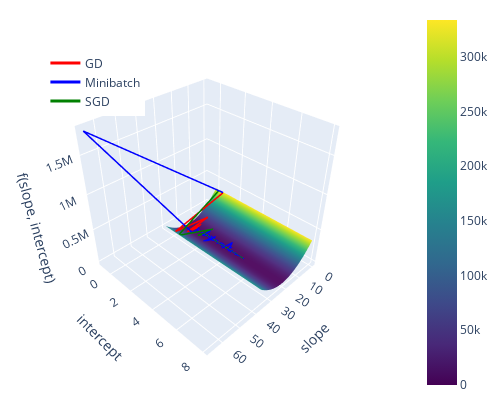

The notebook cell saved with this chart:
### Code cell
vx_data = np.linspace(0, 35, 50)   # slope space
vy_data = np.linspace(0, 8, 50)   # intercept space
vx_mesh, vy_mesh = np.meshgrid(vx_data, vy_data, indexing="xy")
z_data = np.sum([(vx_mesh*x + vy_mesh - y)**2 for x, y in inputs], axis=0)/(len(inputs))
# print(np.shape(z_data))


fig = go.Figure(data=[go.Surface(z=z_data, x=vx_data, y=vy_data,
                                 colorscale="Viridis")])

offset = 1000 
start = 0
# print(np.shape(theta_history[start:, 0]))
z_gradient_descent_history = np.mean(
  [(theta_history[start:, 0]*x + theta_history[start:, 1] - y)**2 for x, y in inputs], 
  axis=0)
# print(np.shape(z_gradient_descent_history))
fig.add_trace(go.Scatter3d(x=theta_history[start:, 0], y=theta_history[start:, 1], 
                           z=z_gradient_descent_history + offset,
                           mode="lines",
                           line={"color": "red", "width": 3}, name="GD"))

z_minibatch_history = np.mean(
  [(theta_minibatch_history[start:, 0]*x + theta_minibatch_history[start:, 1] - y)**2 for x, y in inputs],
  axis=0)
fig.add_trace(go.Scatter3d(x=theta_minibatch_history[start:, 0], y=theta_minibatch_history[start:, 1],
                           z=z_minibatch_history + offset,
                           mode="lines",
                           line={"color": "blue", "width": 3}, name="Minibatch"))

z_sgd_history = np.mean(
  [(theta_sgd_history[start:, 0]*x + theta_sgd_history[start:, 1] - y)**2 for x, y in inputs],
  axis=0)
fig.add_trace(go.Scatter3d(x=theta_sgd_history[start:, 0], y=theta_sgd_history[start:, 1],
                           z=z_sgd_history + offset,
                           mode="lines",
                           line={"color": "green", "width": 3}, name="SGD"))

r = 1.6
camera = {"eye": {"x": r, "y": r, "z": r}}
fig.update_layout(autosize=False, width=500, height=400,
                  scene={"xaxis_title": "slope",
                         "yaxis_title": "intercept",
                         "zaxis_title": "f(slope, intercept)"},
                  margin={"l":5, "r":10, "b":5, "t":10},
                  scene_camera=camera,
                  legend={"x": 0.1, "y": 0.9})

fig.show()

### Figure 1 — Plotly figure (JSON) as saved in the notebook; plotly's stock layout.template omitted (floating-point values rounded to 4 significant figures; data arrays with more than 128 entries replaced by an {"elided": "..."} marker saying what was removed)
{"data": [{"colorscale": [[0, "#440154"], [0.1111, "#482878"], [0.2222, "#3e4989"], [0.3333, "#31688e"], [0.4444, "#26828e"], [0.5556, "#1f9e89"], [0.6667, "#35b779"], [0.7778, "#6ece58"], [0.8889, "#b5de2b"], [1, "#fde725"]], "type": "surface", "x": [0, 0.7143, 1.429, 2.143, 2.857, 3.571, 4.286, 5, 5.714, 6.429, 7.143, 7.857, 8.571, 9.286, 10, 10.71, 11.43, 12.14, 12.86, 13.57, 14.29, 15, 15.71, 16.43, 17.14, 17.86, 18.57, 19.29, 20, 20.71, 21.43, 22.14, 22.86, 23.57, 24.29, 25, 25.71, 26.43, 27.14, 27.86, 28.57, 29.29, 30, 30.71, 31.43, 32.14, 32.86, 33.57, 34.29, 35], "y": [0, 0.1633, 0.3265, 0.4898, 0.6531, 0.8163, 0.9796, 1.143, 1.306, 1.469, 1.633, 1.796, 1.959, 2.122, 2.286, 2.449, 2.612, 2.776, 2.939, 3.102, 3.265, 3.429, 3.592, 3.755, 3.918, 4.082, 4.245, 4.408, 4.571, 4.735, 4.898, 5.061, 5.224, 5.388, 5.551, 5.714, 5.878, 6.041, 6.204, 6.367, 6.531, 6.694, 6.857, 7.02, 7.184, 7.347, 7.51, 7.673, 7.837, 8], "z": {"elided": "50x50 float values"}}, {"line": {"color": "red", "width": 3}, "mode": "lines", "name": "GD", "type": "scatter3d", "x": {"elided": "5001 float values"}, "y": {"elided": "5001 float values"}, "z": {"elided": "5001 float values"}}, {"line": {"color": "blue", "width": 3}, "mode": "lines", "name": "Minibatch", "type": "scatter3d", "x": {"elided": "5001 float values"}, "y": {"elided": "5001 float values"}, "z": {"elided": "5001 float values"}}, {"line": {"color": "green", "width": 3}, "mode": "lines", "name": "SGD", "type": "scatter3d", "x": {"elided": "10001 float values"}, "y": {"elided": "10001 float values"}, "z": {"elided": "10001 float values"}}], "layout": {"autosize": false, "height": 400, "legend": {"x": 0.1, "y": 0.9}, "margin": {"b": 5, "l": 5, "r": 10, "t": 10}, "scene": {"camera": {"eye": {"x": 1.6, "y": 1.6, "z": 1.6}}, "xaxis": {"title": {"text": "slope"}}, "yaxis": {"title": {"text": "intercept"}}, "zaxis": {"title": {"text": "f(slope, intercept)"}}}, "width": 500}}
